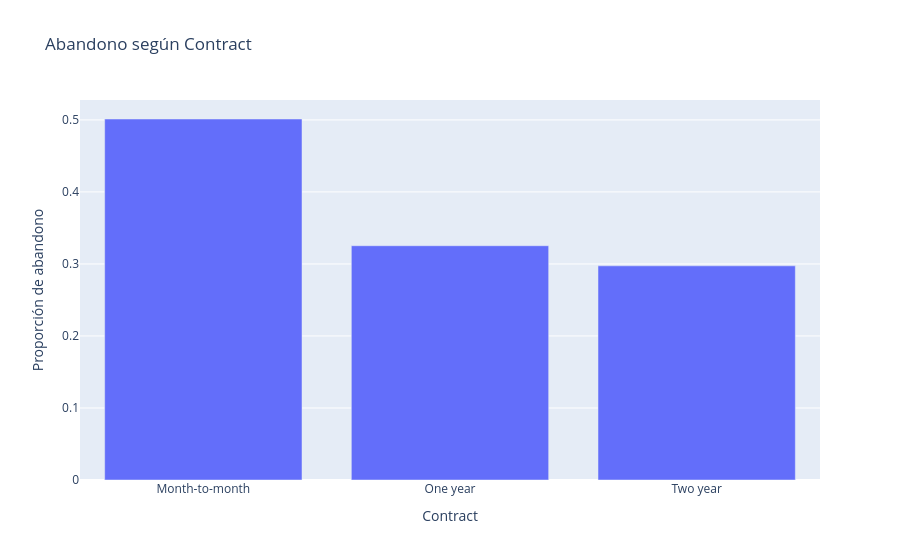

Notebook cell for this chart:
### Markdown cell above
## Abandono según Contract
**Pregunta:** ¿la proporción de abandono cambia entre los grupos? Calculamos tamaño y tasa; no confundimos número de abandonos con riesgo relativo del grupo.

### Code cell
# dropna=False conserva a quienes no tienen información en esta variable.
summary = df.groupby('Contract', dropna=False).abandono.agg(['size', 'mean']).reset_index()
summary = summary.rename(columns={'size':'clientes', 'mean':'tasa'})
display(summary)
px.bar(summary, x='Contract', y='tasa', hover_data=['clientes'], title='Abandono según Contract', labels={'tasa':'Proporción de abandono'}).show()

### Figure 1 — Plotly figure (JSON) as saved in the notebook; plotly's stock layout.template omitted (floating-point values rounded to 4 significant figures)
{"data": [{"customdata": [[5526], [2453], [2021]], "hovertemplate": "Contract=%{x}<br>Proporción de abandono=%{y}<br>clientes=%{customdata[0]}<extra></extra>", "legendgroup": "", "marker": {"color": "#636efa", "pattern": {"shape": ""}}, "name": "", "orientation": "v", "showlegend": false, "textposition": "auto", "type": "bar", "x": ["Month-to-month", "One year", "Two year"], "xaxis": "x", "y": [0.5013, 0.3253, 0.2974], "yaxis": "y"}], "layout": {"barmode": "relative", "legend": {"tracegroupgap": 0}, "title": {"text": "Abandono según Contract"}, "xaxis": {"anchor": "y", "domain": [0.0, 1.0], "title": {"text": "Contract"}}, "yaxis": {"anchor": "x", "domain": [0.0, 1.0], "title": {"text": "Proporción de abandono"}}}}
